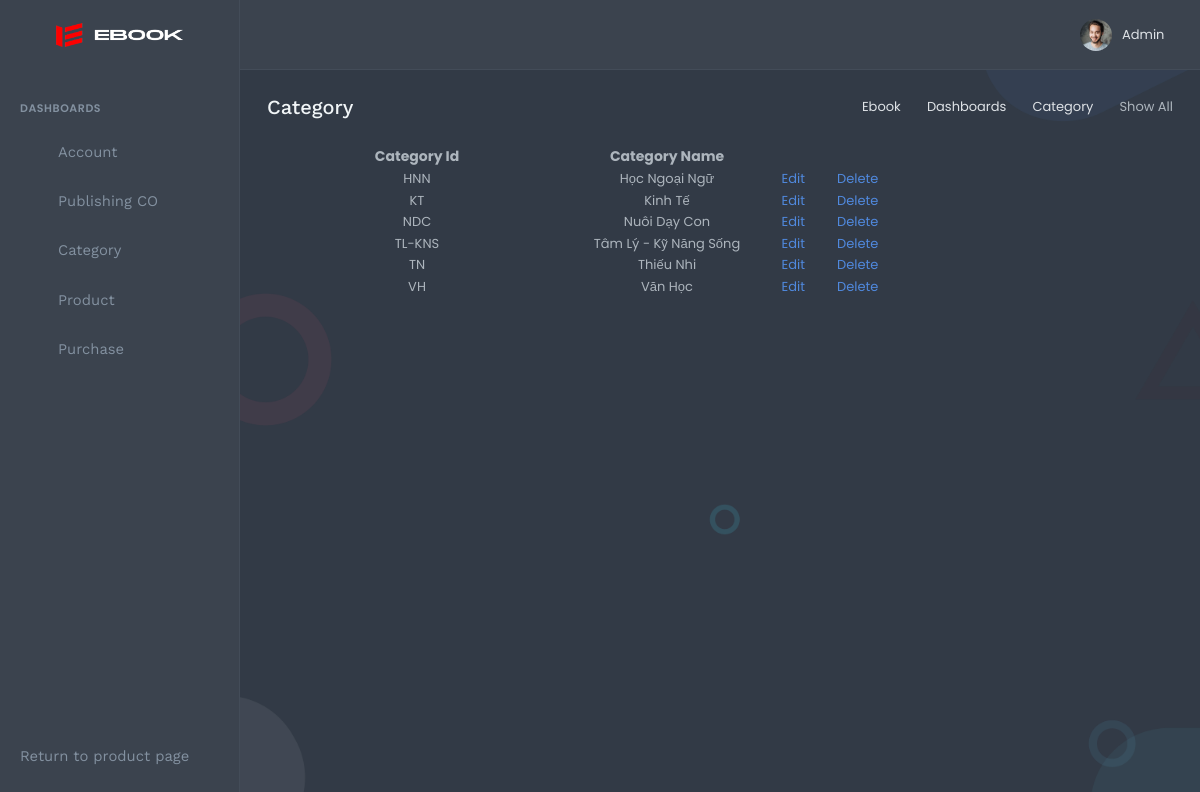
Page /admin/index.php?act=3 (signed in) on the committed database.
### tables this page shows
CREATE TABLE IF NOT EXISTS `category` (
  `Category_Id` varchar(10) NOT NULL,
  `Category_Name` varchar(100) DEFAULT NULL,
  PRIMARY KEY (`Category_Id`)
);

### DBConnect.php (called while the page is built, shortened)
<?php
class DataProvider
{
	public static function ExecuteQuery($sql)
	{
		$connection = mysqli_connect('localhost','root','') or
			die ("couldn't connect to localhost");
		mysqli_select_db($connection, 'Ebook');
		mysqli_query($connection, "set names 'utf8'");
		$result = mysqli_query($connection, $sql);
		return $result;
	}
}

### admin/pages/category/list_category.php (the view)
<div class="content-page">
    <div class="content">
        <div class="container-fluid">
            <div class="row">
                <div class="col-12">
                    <div class="page-title-box">
                        <div class="page-title-right">
                            <ol class="breadcrumb m-0">
                                <li class="breadcrumb-item"><a href="javascript: void(0);">Ebook</a></li>
                                <li class="breadcrumb-item"><a href="javascript: void(0);">Dashboards</a></li>
                                <li class="breadcrumb-item"><a href="javascript: void(0);">Category</a></li>
                                <li class="breadcrumb-item active">Show All</li>
                            </ol>
                        </div>
                        <h4 class="page-title">Category</h4>
                    </div>
                </div>
            </div>
            <table>
                <tr style="text-align: center; font-size: 14px">
                    <th width="300">Category Id</th>
                    <th width="200">Category Name</th>
                </tr>
                <?php
                    $sql = "SELECT * FROM category";
                    $bang = DataProvider::ExecuteQuery($sql);
                    while($row = mysqli_fetch_array($bang))
                    {
                        ?>
                            <tr style="text-align: center;">
                                <td><?php echo $row["Category_Id"]; ?></td>
                                <td><?php echo $row["Category_Name"]; ?></td>
                                <td>
                                    <a href="index.php?act=3&sub=3&id=<?php echo $row["Category_Id"]; ?>">
                                        <i class="far fa-edit"></i>
                                        <span>Edit</span>
                                    </a>
                                    <a onclick="return window.confirm('Delete this item?');" href="index.php?act=3&sub=2&id=<?php echo $row["Category_Id"]; ?>">
                                        <i style="margin-left: 15px" class="la la-times-circle-o"></i>
                                        <span >Delete</span>
                                    </a>
                                </td>
                            </tr>
                        <?php
                    }
                ?>
            </table>
        </div>
    </div>
</div>

### admin/assets/css/css.css (style rules this page uses)
table { border-spacing: 5px }

### rows in the picture
category: Category_Id "HNN", Category_Name "Học Ngoại Ngữ"
category: Category_Id "KT", Category_Name "Kinh Tế"
category: Category_Id "NDC", Category_Name "Nuôi Dạy Con"
category: Category_Id "TL-KNS", Category_Name "Tâm Lý - Kỹ Năng Sống"
category: Category_Id "TN", Category_Name "Thiếu Nhi"
category: Category_Id "VH", Category_Name "Văn Học"
